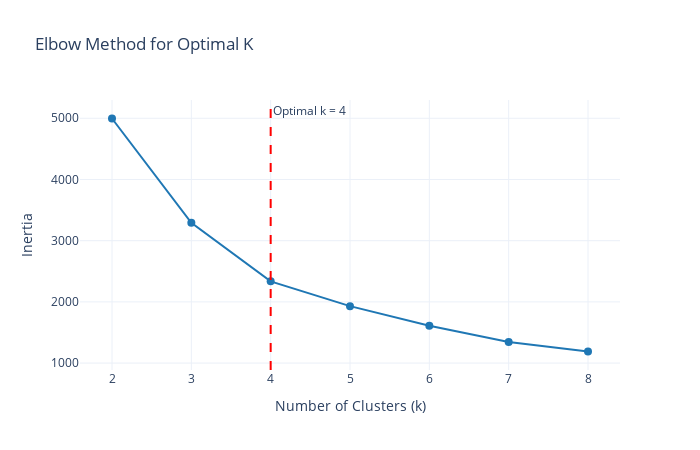
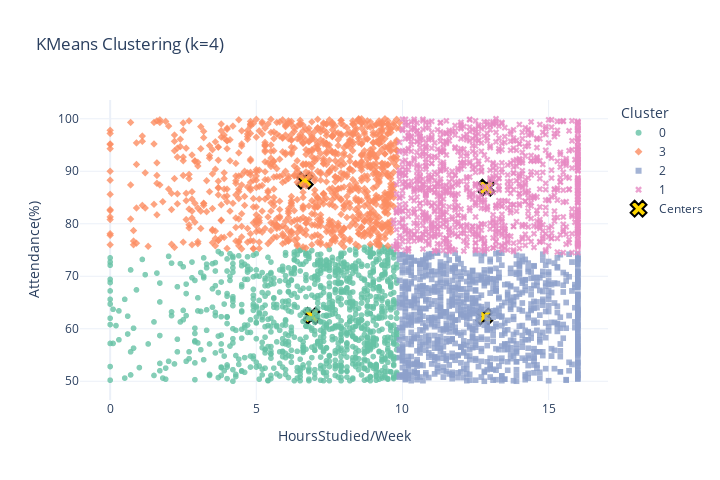
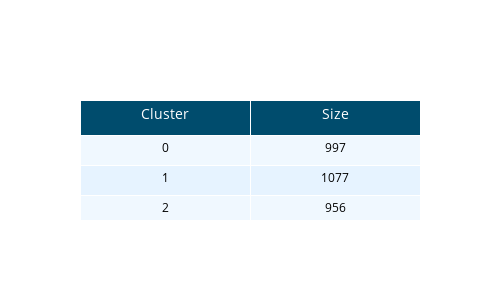

Notebook code for these charts, in order:
### Markdown cell above
Clustering

### Code cell
def kmeans_clustering_auto(X, scale=True, max_k=10, random_state=42):
    if scale:
        scaler = StandardScaler()
        X_scaled = scaler.fit_transform(X)
    else:
        X_scaled = X.values

    Ks = list(range(2, max_k + 1))
    inertia_list = []
    for k in Ks:
        km = KMeans(n_clusters=k, random_state=random_state, n_init=10)
        km.fit(X_scaled)
        inertia_list.append(km.inertia_)

    p1 = np.array([Ks[0], inertia_list[0]])
    p2 = np.array([Ks[-1], inertia_list[-1]])
    distances = []
    for i in range(len(Ks)):
        p = np.array([Ks[i], inertia_list[i]])
        dist = np.abs(np.cross(p2 - p1, p1 - p)) / np.linalg.norm(p2 - p1)
        distances.append(dist)
    k_optimal = Ks[int(np.argmax(distances))]

    fig_elbow = go.Figure()
    fig_elbow.add_trace(go.Scatter(
        x=Ks,
        y=inertia_list,
        mode='lines+markers',
        marker=dict(color='#1f77b4', size=8),
        line=dict(width=2),
        name="Inertia"
    ))
    fig_elbow.add_vline(
        x=k_optimal,
        line=dict(color='red', dash='dash'),
        annotation_text=f"Optimal k = {k_optimal}",
        annotation_position="top right"
    )
    fig_elbow.update_layout(
        title="Elbow Method for Optimal K",
        template="plotly_white",
        xaxis_title="Number of Clusters (k)",
        yaxis_title="Inertia",
        width=700,
        height=450
    )
    fig_elbow.show()

    kmeans = KMeans(n_clusters=k_optimal, random_state=random_state, n_init=10)
    labels = kmeans.fit_predict(X_scaled)

    if scale:
        centers = scaler.inverse_transform(kmeans.cluster_centers_)
    else:
        centers = kmeans.cluster_centers_


    df_plot = X.copy().reset_index(drop=True)
    df_plot["Cluster"] = labels.astype(str)

    fig_clusters = px.scatter(
        df_plot,
        x=X.columns[0],
        y=X.columns[1],
        color="Cluster",
        symbol="Cluster",
        opacity=0.8,
        color_discrete_sequence=px.colors.qualitative.Set2,
        title=f"KMeans Clustering (k={k_optimal})",
        template="plotly_white"
    )
    centers_rounded = np.round(centers, 2)
    fig_clusters.add_trace(go.Scatter(
        x=centers_rounded[:, 0],
        y=centers_rounded[:, 1],
        mode='markers',
        marker=dict(color='gold', size=14, symbol='x', line=dict(width=2, color='black')),
        name='Centers',
        hovertemplate='Center: (%{x:.2f}, %{y:.2f})<extra></extra>'
    ))
    fig_clusters.update_layout(width=720, height=480)
    fig_clusters.show()

    cluster_sizes = pd.Series(labels).value_counts().sort_index()
    eval_df = pd.DataFrame({
        "Cluster": range(k_optimal),
        "Size": cluster_sizes.values,
    })

    eval_df["Size"] = eval_df["Size"].astype(int)

    fig_table = go.Figure(data=[go.Table(
        header=dict(
            values=list(eval_df.columns),
            fill_color='#004c6d',
            align='center',
            font=dict(color='white', size=14),
            height=35
        ),
        cells=dict(
            values=[eval_df[col] for col in eval_df.columns],
            fill_color=[['#f0f8ff' if i % 2 == 0 else '#e6f3ff'
                         for i in range(len(eval_df))]],
            align='center',
            font=dict(color='black', size=12),
            height=30
        )
    )])
    fig_table.update_layout(template="plotly_white", width=500, height=300)
    fig_table.show()

    return labels, np.round(centers, 2), k_optimal

df = pd.read_csv("student-academic-performance.csv")
X_clu = df[['HoursStudied/Week', 'Attendance(%)']]
labels, centers, k_opt = kmeans_clustering_auto(X_clu, scale=True, max_k=8)

### Figure 1 — Plotly figure (JSON) as saved in the notebook; plotly's stock layout.template omitted (floating-point values rounded to 4 significant figures)
{"data": [{"line": {"width": 2}, "marker": {"color": "#1f77b4", "size": 8}, "mode": "lines+markers", "name": "Inertia", "type": "scatter", "x": [2, 3, 4, 5, 6, 7, 8], "y": [4996.0, 3293.0, 2336.0, 1931.0, 1609.0, 1343.0, 1189.0]}], "layout": {"annotations": [{"showarrow": false, "text": "Optimal k = 4", "x": 4, "xanchor": "left", "xref": "x", "y": 1, "yanchor": "top", "yref": "y domain"}], "height": 450, "shapes": [{"line": {"color": "red", "dash": "dash"}, "type": "line", "x0": 4, "x1": 4, "xref": "x", "y0": 0, "y1": 1, "yref": "y domain"}], "title": {"text": "Elbow Method for Optimal K"}, "width": 700, "xaxis": {"title": {"text": "Number of Clusters (k)"}}, "yaxis": {"title": {"text": "Inertia"}}}}

### Figure 2 — Plotly figure (JSON) as saved in the notebook; plotly's stock layout.template omitted (floating-point values rounded to 4 significant figures; data arrays with more than 128 entries replaced by an {"elided": "..."} marker saying what was removed)
{"data": [{"hovertemplate": "Cluster=0<br>HoursStudied/Week=%{x}<br>Attendance(%)=%{y}<extra></extra>", "legendgroup": "0", "marker": {"color": "rgb(102,194,165)", "opacity": 0.8, "symbol": "circle"}, "mode": "markers", "name": "0", "showlegend": true, "type": "scattergl", "x": {"elided": "997 float values"}, "xaxis": "x", "y": {"elided": "997 float values"}, "yaxis": "y"}, {"hovertemplate": "Cluster=3<br>HoursStudied/Week=%{x}<br>Attendance(%)=%{y}<extra></extra>", "legendgroup": "3", "marker": {"color": "rgb(252,141,98)", "opacity": 0.8, "symbol": "diamond"}, "mode": "markers", "name": "3", "showlegend": true, "type": "scattergl", "x": {"elided": "970 float values"}, "xaxis": "x", "y": {"elided": "970 float values"}, "yaxis": "y"}, {"hovertemplate": "Cluster=2<br>HoursStudied/Week=%{x}<br>Attendance(%)=%{y}<extra></extra>", "legendgroup": "2", "marker": {"color": "rgb(141,160,203)", "opacity": 0.8, "symbol": "square"}, "mode": "markers", "name": "2", "showlegend": true, "type": "scattergl", "x": {"elided": "956 float values"}, "xaxis": "x", "y": {"elided": "956 float values"}, "yaxis": "y"}, {"hovertemplate": "Cluster=1<br>HoursStudied/Week=%{x}<br>Attendance(%)=%{y}<extra></extra>", "legendgroup": "1", "marker": {"color": "rgb(231,138,195)", "opacity": 0.8, "symbol": "x"}, "mode": "markers", "name": "1", "showlegend": true, "type": "scattergl", "x": {"elided": "1077 float values"}, "xaxis": "x", "y": {"elided": "1077 float values"}, "yaxis": "y"}, {"hovertemplate": "Center: (%{x:.2f}, %{y:.2f})<extra></extra>", "marker": {"color": "gold", "line": {"color": "black", "width": 2}, "size": 14, "symbol": "x"}, "mode": "markers", "name": "Centers", "type": "scatter", "x": [6.89, 12.87, 12.8, 6.66], "y": [62.46, 86.88, 62.33, 88.22]}], "layout": {"height": 480, "legend": {"title": {"text": "Cluster"}, "tracegroupgap": 0}, "title": {"text": "KMeans Clustering (k=4)"}, "width": 720, "xaxis": {"anchor": "y", "domain": [0, 1], "title": {"text": "HoursStudied/Week"}}, "yaxis": {"anchor": "x", "domain": [0, 1], "title": {"text": "Attendance(%)"}}}}

### Figure 3 — Plotly figure (JSON) as saved in the notebook; plotly's stock layout.template omitted (floating-point values rounded to 4 significant figures)
{"data": [{"cells": {"align": "center", "fill": {"color": [["#f0f8ff", "#e6f3ff", "#f0f8ff", "#e6f3ff"]]}, "font": {"color": "black", "size": 12}, "height": 30, "values": [[0, 1, 2, 3], [997, 1077, 956, 970]]}, "header": {"align": "center", "fill": {"color": "#004c6d"}, "font": {"color": "white", "size": 14}, "height": 35, "values": ["Cluster", "Size"]}, "type": "table"}], "layout": {"height": 300, "width": 500}}
